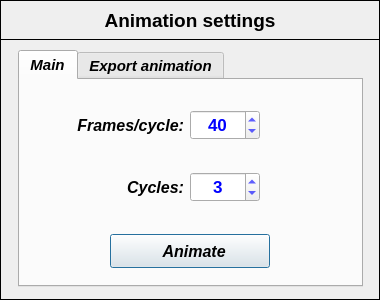
<?xml version="1.0" encoding="UTF-8"?>
<ui version="4.0">
 <class>Dialog</class>
 <widget class="QDialog" name="Dialog">
  <property name="geometry">
   <rect>
    <x>0</x>
    <y>0</y>
    <width>380</width>
    <height>300</height>
   </rect>
  </property>
  <property name="minimumSize">
   <size>
    <width>380</width>
    <height>300</height>
   </size>
  </property>
  <property name="maximumSize">
   <size>
    <width>380</width>
    <height>300</height>
   </size>
  </property>
  <property name="windowTitle">
   <string>Animation settings</string>
  </property>
  <widget class="QFrame" name="frame">
   <property name="geometry">
    <rect>
     <x>0</x>
     <y>0</y>
     <width>380</width>
     <height>300</height>
    </rect>
   </property>
   <property name="minimumSize">
    <size>
     <width>380</width>
     <height>300</height>
    </size>
   </property>
   <property name="maximumSize">
    <size>
     <width>380</width>
     <height>300</height>
    </size>
   </property>
   <property name="frameShape">
    <enum>QFrame::Box</enum>
   </property>
   <property name="frameShadow">
    <enum>QFrame::Plain</enum>
   </property>
   <widget class="QFrame" name="frame_2">
    <property name="geometry">
     <rect>
      <x>0</x>
      <y>0</y>
      <width>380</width>
      <height>40</height>
     </rect>
    </property>
    <property name="minimumSize">
     <size>
      <width>380</width>
      <height>40</height>
     </size>
    </property>
    <property name="maximumSize">
     <size>
      <width>380</width>
      <height>40</height>
     </size>
    </property>
    <property name="frameShape">
     <enum>QFrame::Box</enum>
    </property>
    <property name="frameShadow">
     <enum>QFrame::Plain</enum>
    </property>
    <property name="lineWidth">
     <number>1</number>
    </property>
    <widget class="QLabel" name="label">
     <property name="geometry">
      <rect>
       <x>40</x>
       <y>6</y>
       <width>300</width>
       <height>28</height>
      </rect>
     </property>
     <property name="font">
      <font>
       <family>Arial</family>
       <pointsize>14</pointsize>
       <weight>75</weight>
       <italic>false</italic>
       <bold>true</bold>
      </font>
     </property>
     <property name="text">
      <string>Animation settings</string>
     </property>
     <property name="textFormat">
      <enum>Qt::AutoText</enum>
     </property>
     <property name="alignment">
      <set>Qt::AlignCenter</set>
     </property>
    </widget>
   </widget>
   <widget class="QTabWidget" name="tabWidget_animation">
    <property name="geometry">
     <rect>
      <x>18</x>
      <y>50</y>
      <width>345</width>
      <height>237</height>
     </rect>
    </property>
    <property name="font">
     <font>
      <family>Arial</family>
      <pointsize>11</pointsize>
      <weight>75</weight>
      <italic>true</italic>
      <bold>true</bold>
     </font>
    </property>
    <property name="currentIndex">
     <number>0</number>
    </property>
    <widget class="QWidget" name="tab_main">
     <attribute name="title">
      <string>Main</string>
     </attribute>
     <widget class="QSpinBox" name="spinBox_frames">
      <property name="geometry">
       <rect>
        <x>170</x>
        <y>30</y>
        <width>70</width>
        <height>30</height>
       </rect>
      </property>
      <property name="minimumSize">
       <size>
        <width>70</width>
        <height>30</height>
       </size>
      </property>
      <property name="maximumSize">
       <size>
        <width>70</width>
        <height>30</height>
       </size>
      </property>
      <property name="font">
       <font>
        <family>Arial</family>
        <pointsize>13</pointsize>
        <weight>75</weight>
        <bold>true</bold>
       </font>
      </property>
      <property name="styleSheet">
       <string notr="true">color: rgb(0, 0, 255);</string>
      </property>
      <property name="wrapping">
       <bool>false</bool>
      </property>
      <property name="frame">
       <bool>true</bool>
      </property>
      <property name="alignment">
       <set>Qt::AlignCenter</set>
      </property>
      <property name="prefix">
       <string/>
      </property>
      <property name="minimum">
       <number>20</number>
      </property>
      <property name="maximum">
       <number>120</number>
      </property>
      <property name="singleStep">
       <number>10</number>
      </property>
      <property name="value">
       <number>40</number>
      </property>
     </widget>
     <widget class="QLabel" name="label_frames">
      <property name="geometry">
       <rect>
        <x>44</x>
        <y>30</y>
        <width>120</width>
        <height>30</height>
       </rect>
      </property>
      <property name="minimumSize">
       <size>
        <width>120</width>
        <height>30</height>
       </size>
      </property>
      <property name="maximumSize">
       <size>
        <width>120</width>
        <height>30</height>
       </size>
      </property>
      <property name="font">
       <font>
        <family>Arial</family>
        <pointsize>12</pointsize>
        <weight>75</weight>
        <italic>true</italic>
        <bold>true</bold>
       </font>
      </property>
      <property name="text">
       <string>Frames/cycle:</string>
      </property>
      <property name="alignment">
       <set>Qt::AlignRight|Qt::AlignTrailing|Qt::AlignVCenter</set>
      </property>
     </widget>
     <widget class="QSpinBox" name="spinBox_cycles">
      <property name="geometry">
       <rect>
        <x>170</x>
        <y>92</y>
        <width>70</width>
        <height>30</height>
       </rect>
      </property>
      <property name="minimumSize">
       <size>
        <width>70</width>
        <height>30</height>
       </size>
      </property>
      <property name="maximumSize">
       <size>
        <width>70</width>
        <height>30</height>
       </size>
      </property>
      <property name="font">
       <font>
        <family>Arial</family>
        <pointsize>13</pointsize>
        <weight>75</weight>
        <bold>true</bold>
       </font>
      </property>
      <property name="styleSheet">
       <string notr="true">color: rgb(0, 0, 255);</string>
      </property>
      <property name="wrapping">
       <bool>false</bool>
      </property>
      <property name="frame">
       <bool>true</bool>
      </property>
      <property name="alignment">
       <set>Qt::AlignCenter</set>
      </property>
      <property name="prefix">
       <string/>
      </property>
      <property name="minimum">
       <number>1</number>
      </property>
      <property name="maximum">
       <number>20</number>
      </property>
      <property name="singleStep">
       <number>1</number>
      </property>
      <property name="value">
       <number>3</number>
      </property>
     </widget>
     <widget class="QLabel" name="label_cycles">
      <property name="geometry">
       <rect>
        <x>94</x>
        <y>92</y>
        <width>70</width>
        <height>30</height>
       </rect>
      </property>
      <property name="minimumSize">
       <size>
        <width>70</width>
        <height>30</height>
       </size>
      </property>
      <property name="maximumSize">
       <size>
        <width>70</width>
        <height>30</height>
       </size>
      </property>
      <property name="font">
       <font>
        <family>Arial</family>
        <pointsize>12</pointsize>
        <weight>75</weight>
        <italic>true</italic>
        <bold>true</bold>
       </font>
      </property>
      <property name="text">
       <string>Cycles:</string>
      </property>
      <property name="alignment">
       <set>Qt::AlignRight|Qt::AlignTrailing|Qt::AlignVCenter</set>
      </property>
     </widget>
     <widget class="QPushButton" name="pushButton_animate">
      <property name="geometry">
       <rect>
        <x>90</x>
        <y>154</y>
        <width>160</width>
        <height>34</height>
       </rect>
      </property>
      <property name="minimumSize">
       <size>
        <width>160</width>
        <height>34</height>
       </size>
      </property>
      <property name="maximumSize">
       <size>
        <width>160</width>
        <height>34</height>
       </size>
      </property>
      <property name="font">
       <font>
        <family>Arial</family>
        <pointsize>12</pointsize>
        <weight>75</weight>
        <italic>true</italic>
        <bold>true</bold>
       </font>
      </property>
      <property name="text">
       <string>  Animate</string>
      </property>
      <property name="icon">
       <iconset>
        <normaloff>../../../../icons/play_pause.png</normaloff>../../../../icons/play_pause.png</iconset>
      </property>
      <property name="iconSize">
       <size>
        <width>20</width>
        <height>20</height>
       </size>
      </property>
     </widget>
    </widget>
    <widget class="QWidget" name="tab_export">
     <attribute name="title">
      <string>Export animation</string>
     </attribute>
     <widget class="QPushButton" name="pushButton_ChooseFolderExport">
      <property name="geometry">
       <rect>
        <x>282</x>
        <y>108</y>
        <width>42</width>
        <height>42</height>
       </rect>
      </property>
      <property name="minimumSize">
       <size>
        <width>42</width>
        <height>42</height>
       </size>
      </property>
      <property name="maximumSize">
       <size>
        <width>42</width>
        <height>42</height>
       </size>
      </property>
      <property name="font">
       <font>
        <family>Arial</family>
        <pointsize>11</pointsize>
        <weight>75</weight>
        <italic>true</italic>
        <bold>true</bold>
       </font>
      </property>
      <property name="text">
       <string/>
      </property>
      <property name="icon">
       <iconset>
        <normaloff>../../../../icons/loadProject.png</normaloff>../../../../icons/loadProject.png</iconset>
      </property>
      <property name="iconSize">
       <size>
        <width>26</width>
        <height>26</height>
       </size>
      </property>
     </widget>
     <widget class="QLineEdit" name="lineEdit_FileName">
      <property name="geometry">
       <rect>
        <x>28</x>
        <y>40</y>
        <width>230</width>
        <height>26</height>
       </rect>
      </property>
      <property name="minimumSize">
       <size>
        <width>230</width>
        <height>26</height>
       </size>
      </property>
      <property name="maximumSize">
       <size>
        <width>230</width>
        <height>26</height>
       </size>
      </property>
      <property name="font">
       <font>
        <pointsize>10</pointsize>
        <weight>75</weight>
        <italic>true</italic>
        <bold>true</bold>
       </font>
      </property>
      <property name="layoutDirection">
       <enum>Qt::LeftToRight</enum>
      </property>
      <property name="text">
       <string/>
      </property>
      <property name="alignment">
       <set>Qt::AlignCenter</set>
      </property>
     </widget>
     <widget class="QPushButton" name="pushButton_export_animation">
      <property name="geometry">
       <rect>
        <x>80</x>
        <y>164</y>
        <width>180</width>
        <height>34</height>
       </rect>
      </property>
      <property name="minimumSize">
       <size>
        <width>180</width>
        <height>34</height>
       </size>
      </property>
      <property name="maximumSize">
       <size>
        <width>180</width>
        <height>34</height>
       </size>
      </property>
      <property name="font">
       <font>
        <family>Arial</family>
        <pointsize>12</pointsize>
        <weight>75</weight>
        <italic>true</italic>
        <bold>true</bold>
       </font>
      </property>
      <property name="text">
       <string>Export animation</string>
      </property>
      <property name="icon">
       <iconset>
        <normaloff>../../../../icons/008-diskette.png</normaloff>../../../../icons/008-diskette.png</iconset>
      </property>
      <property name="iconSize">
       <size>
        <width>24</width>
        <height>24</height>
       </size>
      </property>
     </widget>
     <widget class="QLabel" name="label_5">
      <property name="geometry">
       <rect>
        <x>30</x>
        <y>76</y>
        <width>250</width>
        <height>26</height>
       </rect>
      </property>
      <property name="minimumSize">
       <size>
        <width>250</width>
        <height>26</height>
       </size>
      </property>
      <property name="maximumSize">
       <size>
        <width>250</width>
        <height>26</height>
       </size>
      </property>
      <property name="font">
       <font>
        <family>Arial</family>
        <pointsize>11</pointsize>
        <weight>75</weight>
        <italic>false</italic>
        <bold>true</bold>
       </font>
      </property>
      <property name="frameShape">
       <enum>QFrame::NoFrame</enum>
      </property>
      <property name="frameShadow">
       <enum>QFrame::Sunken</enum>
      </property>
      <property name="text">
       <string>Choose a folder:</string>
      </property>
      <property name="alignment">
       <set>Qt::AlignCenter</set>
      </property>
     </widget>
     <widget class="QLabel" name="label_export_path">
      <property name="enabled">
       <bool>false</bool>
      </property>
      <property name="geometry">
       <rect>
        <x>30</x>
        <y>104</y>
        <width>250</width>
        <height>50</height>
       </rect>
      </property>
      <property name="minimumSize">
       <size>
        <width>250</width>
        <height>50</height>
       </size>
      </property>
      <property name="maximumSize">
       <size>
        <width>250</width>
        <height>50</height>
       </size>
      </property>
      <property name="font">
       <font>
        <family>Arial</family>
        <pointsize>10</pointsize>
        <weight>50</weight>
        <italic>true</italic>
        <bold>false</bold>
       </font>
      </property>
      <property name="styleSheet">
       <string notr="true">color: rgb(0, 0, 255);
background-color: rgb(255, 255, 255);</string>
      </property>
      <property name="frameShape">
       <enum>QFrame::Box</enum>
      </property>
      <property name="text">
       <string>&lt;Folder path&gt;</string>
      </property>
      <property name="alignment">
       <set>Qt::AlignCenter</set>
      </property>
      <property name="wordWrap">
       <bool>true</bool>
      </property>
     </widget>
     <widget class="QLabel" name="label_6">
      <property name="geometry">
       <rect>
        <x>28</x>
        <y>12</y>
        <width>230</width>
        <height>26</height>
       </rect>
      </property>
      <property name="minimumSize">
       <size>
        <width>230</width>
        <height>26</height>
       </size>
      </property>
      <property name="maximumSize">
       <size>
        <width>230</width>
        <height>26</height>
       </size>
      </property>
      <property name="font">
       <font>
        <family>Arial</family>
        <pointsize>11</pointsize>
        <weight>75</weight>
        <italic>false</italic>
        <bold>true</bold>
       </font>
      </property>
      <property name="frameShape">
       <enum>QFrame::NoFrame</enum>
      </property>
      <property name="frameShadow">
       <enum>QFrame::Sunken</enum>
      </property>
      <property name="text">
       <string>Insert a name to the file:</string>
      </property>
      <property name="alignment">
       <set>Qt::AlignCenter</set>
      </property>
     </widget>
     <widget class="QPushButton" name="pushButton_clean">
      <property name="geometry">
       <rect>
        <x>260</x>
        <y>6</y>
        <width>70</width>
        <height>26</height>
       </rect>
      </property>
      <property name="minimumSize">
       <size>
        <width>70</width>
        <height>26</height>
       </size>
      </property>
      <property name="maximumSize">
       <size>
        <width>70</width>
        <height>26</height>
       </size>
      </property>
      <property name="font">
       <font>
        <family>Arial</family>
        <pointsize>11</pointsize>
        <weight>75</weight>
        <italic>true</italic>
        <bold>true</bold>
       </font>
      </property>
      <property name="styleSheet">
       <string notr="true">background-color: rgb(170, 255, 255);</string>
      </property>
      <property name="text">
       <string>Clean</string>
      </property>
      <property name="iconSize">
       <size>
        <width>22</width>
        <height>22</height>
       </size>
      </property>
     </widget>
     <widget class="QComboBox" name="comboBox_file_format">
      <property name="geometry">
       <rect>
        <x>260</x>
        <y>40</y>
        <width>70</width>
        <height>26</height>
       </rect>
      </property>
      <property name="minimumSize">
       <size>
        <width>70</width>
        <height>26</height>
       </size>
      </property>
      <property name="maximumSize">
       <size>
        <width>70</width>
        <height>26</height>
       </size>
      </property>
      <property name="editable">
       <bool>false</bool>
      </property>
      <property name="currentIndex">
       <number>1</number>
      </property>
      <property name="maxVisibleItems">
       <number>4</number>
      </property>
      <item>
       <property name="text">
        <string>  .avi</string>
       </property>
      </item>
      <item>
       <property name="text">
        <string> .mp4</string>
       </property>
      </item>
      <item>
       <property name="text">
        <string> .ogv</string>
       </property>
      </item>
      <item>
       <property name="text">
        <string>.mpeg</string>
       </property>
      </item>
     </widget>
    </widget>
   </widget>
  </widget>
 </widget>
 <resources/>
 <connections/>
</ui>
